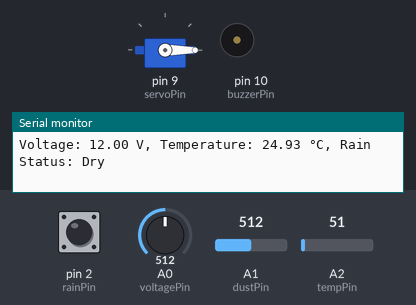
Simulated run of this sketch. Board: Arduino Uno, built with avr-gcc and run on an emulated ATmega328P. Shown: servo, buzzer (waves = sounding, pin HIGH), the last lines printed to the serial monitor. The inputs (shaded band) are chosen by the test bench; at power-on: A2 (tempPin) = 51, A1 (dustPin) = 512, A0 (voltagePin) = 512, pin 2 (rainPin) HIGH.

Above: at 2.3 s.
2.4 s: A2 (tempPin) set to 114
4.7 s: A2 (tempPin) set to 135
At 6.6 s:
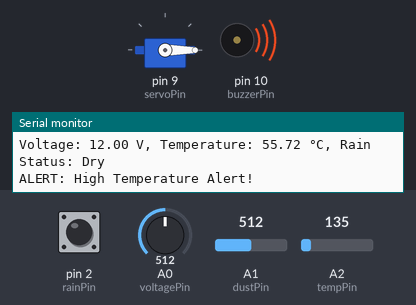
9.7 s: A1 (dustPin) set to 993
13.8 s: A1 (dustPin) set to 1017
At 15.91 s:
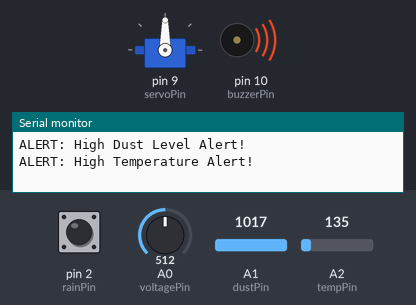
At 17.1 s:
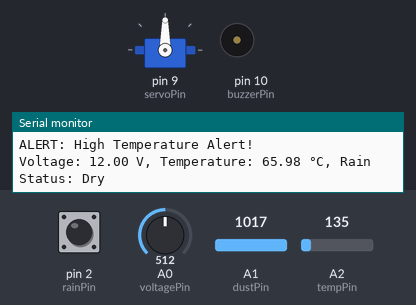
17.7 s: A0 (voltagePin) set to 851
21.2 s: A0 (voltagePin) set to 878
Timing chart, 0 to 25.7 s (numbered marks = the images above; inputs shaded):
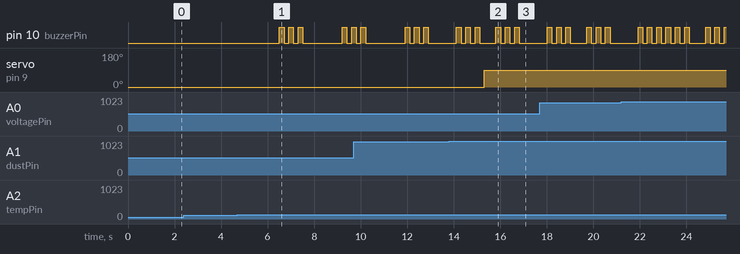

Measured:
- the behaviour switches between 122 and 123 on A2 (tempPin) (found by bisection; images 0 and 1)
- the behaviour switches between 1000 and 1001 on A1 (dustPin) (found by bisection; images 1 and 2)
- after the input at 4.7 s, pin 10 (buzzerPin): LOW → HIGH after 1.8 s, → LOW 0.20 s later, → HIGH 0.20 s later, → LOW 0.20 s later, … (9 changes in this stretch)
- after the input at 13.8 s, servo on pin 9 (servoPin): 0° → 90° after 1.5 s

The sketch:

solar_panel2a.ino.ino
```cpp
#include <Servo.h>  // Include the Servo library

// Pin definitions
const int voltagePin = A0;       // Voltage sensor pin
const int dustPin = A1;          // Dust sensor pin
const int rainPin = 2;           // Rain sensor pin (digital)
const int tempPin = A2;          // Temperature sensor pin
const int buzzerPin = 10;        // Buzzer pin for alert
const int servoPin = 9;          // Servo motor control pin

// Thresholds
const int thresholdVoltage = 20; // Threshold voltage in volts
const int dustThreshold = 1000;  // Dust threshold value
const int highTempThreshold = 60 ; // High temperature threshold in °C

Servo panelServo;                // Create a Servo object

void setup() {
  Serial.begin(9600);            // Start serial communication
  pinMode(rainPin, INPUT);       // Rain sensor as input
  pinMode(buzzerPin, OUTPUT);    // Buzzer pin as output
  panelServo.attach(servoPin);   // Attach servo to control pin

  panelServo.write(0);           // Start with the panel uncovered (position 0 degrees)
}

void loop() {
  int dustValue = analogRead(dustPin);    // Read dust sensor
  int rainStatus = digitalRead(rainPin);  // Read rain sensor
  int tempValue = analogRead(tempPin);    // Read temperature sensor
  int voltageValue = analogRead(voltagePin);  // Read voltage sensor

  // Map the voltage value to a voltage level (assuming a max of 25V from sensor)
  float voltage = map(voltageValue, 0, 1023, 0, 25);

  // Check thresholds and send messages
  if (voltage > thresholdVoltage) {
    triggerAlert("High Voltage Alert!");
  }

  if (dustValue > dustThreshold) {
    triggerAlert("High Dust Level Alert!");
    coverPanel();  // Cover the panel when dust level is high
  } else if (rainStatus == LOW) {  // LOW means rain detected
    triggerAlert("Rain Detected Alert!");
    coverPanel();  // Cover the panel when rain is detected
  } else {
    uncoverPanel();  // Uncover the panel when conditions are normal
  }

  float temperature = (tempValue / 1023.0) * 500;  // Convert to temperature in °C
  if (temperature > highTempThreshold) {
    triggerAlert("High Temperature Alert!");
  }

  // Send sensor data to NodeMCU
  Serial.print("Voltage: ");
  Serial.print(voltage);
  Serial.print(" V, ");

  Serial.print("Temperature: ");
  Serial.print(temperature);
  Serial.print(" °C, ");

  Serial.print("Rain Status: ");
  Serial.println(rainStatus == LOW ? "Raining" : "Dry");

  delay(1000);  // Delay for the next cycle
}

// Function to trigger an alert with the buzzer
void triggerAlert(String message) {
  Serial.println("ALERT: " + message);  // Send alert to NodeMCU
  for (int i = 0; i < 3; i++) {    // Buzzer alert
    digitalWrite(buzzerPin, HIGH);
    delay(200);
    digitalWrite(buzzerPin, LOW);
    delay(200);
  }
}

// Function to cover the panel with the servo motor
void coverPanel() {
  panelServo.write(90);  // Move the servo to 90 degrees to cover the panel
  delay(500);            // Delay to ensure the servo completes the movement
}

// Function to uncover the panel with the servo motor
void uncoverPanel() {
  panelServo.write(0);   // Move the servo back to 0 degrees to uncover the panel
  delay(500);            // Delay to ensure the servo completes the movement
}
```
